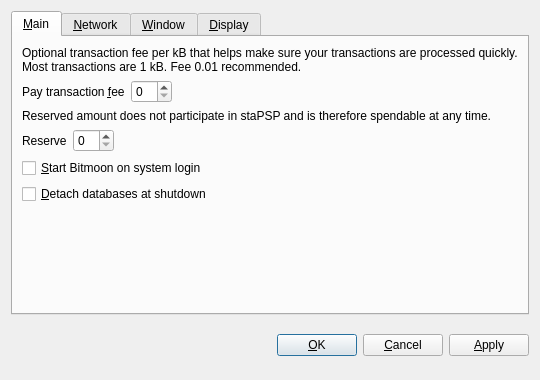
<?xml version="1.0" encoding="UTF-8"?>
<ui version="4.0">
 <class>OptionsDialog</class>
 <widget class="QDialog" name="OptionsDialog">
  <property name="geometry">
   <rect>
    <x>0</x>
    <y>0</y>
    <width>540</width>
    <height>380</height>
   </rect>
  </property>
  <property name="windowTitle">
   <string>Options</string>
  </property>
  <property name="modal">
   <bool>true</bool>
  </property>
  <layout class="QVBoxLayout" name="verticalLayout">
   <item>
    <widget class="QTabWidget" name="tabWidget">
     <property name="tabPosition">
      <enum>QTabWidget::North</enum>
     </property>
     <property name="currentIndex">
      <number>0</number>
     </property>
     <widget class="QWidget" name="tabMain">
      <attribute name="title">
       <string>&amp;Main</string>
      </attribute>
      <layout class="QVBoxLayout" name="verticalLayout_Main">
       <item>
        <widget class="QLabel" name="transactionFeeInfoLabel">
         <property name="text">
          <string>Optional transaction fee per kB that helps make sure your transactions are processed quickly. Most transactions are 1 kB. Fee 0.01 recommended.</string>
         </property>
         <property name="textFormat">
          <enum>Qt::PlainText</enum>
         </property>
         <property name="wordWrap">
          <bool>true</bool>
         </property>
        </widget>
       </item>
       <item>
        <layout class="QHBoxLayout" name="horizontalLayoutFee">
         <item>
          <widget class="QLabel" name="transactionFeeLabel">
           <property name="text">
            <string>Pay transaction &amp;fee</string>
           </property>
           <property name="textFormat">
            <enum>Qt::PlainText</enum>
           </property>
           <property name="buddy">
            <cstring>transactionFee</cstring>
           </property>
          </widget>
         </item>
         <item>
          <widget class="BitcoinAmountField" name="transactionFee"/>
         </item>
         <item>
          <spacer name="horizontalSpacerFee">
           <property name="orientation">
            <enum>Qt::Horizontal</enum>
           </property>
           <property name="sizeHint" stdset="0">
            <size>
             <width>40</width>
             <height>20</height>
            </size>
           </property>
          </spacer>
         </item>
        </layout>
       </item>
       <item>
        <widget class="QLabel" name="reserveBalanceInfoLabel">
         <property name="text">
          <string>Reserved amount does not participate in staPSP and is therefore spendable at any time.</string>
         </property>
         <property name="textFormat">
          <enum>Qt::PlainText</enum>
         </property>
         <property name="wordWrap">
          <bool>true</bool>
         </property>
        </widget>
       </item>
       <item>
        <layout class="QHBoxLayout" name="horizontalLayoutReserveBalance">
         <item>
          <widget class="QLabel" name="reserveBalanceLabel">
           <property name="text">
            <string>Reserve</string>
           </property>
           <property name="textFormat">
            <enum>Qt::PlainText</enum>
           </property>
           <property name="buddy">
            <cstring>reserveBalance</cstring>
           </property>
          </widget>
         </item>
         <item>
          <widget class="BitcoinAmountField" name="reserveBalance"/>
         </item>
         <item>
          <spacer name="horizontalSpacerReserveBalance">
           <property name="orientation">
            <enum>Qt::Horizontal</enum>
           </property>
           <property name="sizeHint" stdset="0">
            <size>
             <width>40</width>
             <height>20</height>
            </size>
           </property>
          </spacer>
         </item>
        </layout>
       </item>
       <item>
        <widget class="QCheckBox" name="bitcoinAtStartup">
         <property name="toolTip">
          <string>Automatically start Bitmoon after logging in to the system.</string>
         </property>
         <property name="text">
          <string>&amp;Start Bitmoon on system login</string>
         </property>
        </widget>
       </item>
       <item>
        <widget class="QCheckBox" name="detachDatabases">
         <property name="toolTip">
          <string>Detach block and address databases at shutdown. This means they can be moved to another data directory, but it slows down shutdown. The wallet is always detached.</string>
         </property>
         <property name="text">
          <string>&amp;Detach databases at shutdown</string>
         </property>
        </widget>
       </item>
       <item>
        <spacer name="verticalSpacer_Main">
         <property name="orientation">
          <enum>Qt::Vertical</enum>
         </property>
         <property name="sizeHint" stdset="0">
          <size>
           <width>20</width>
           <height>40</height>
          </size>
         </property>
        </spacer>
       </item>
      </layout>
     </widget>
     <widget class="QWidget" name="tabNetwork">
      <attribute name="title">
       <string>&amp;Network</string>
      </attribute>
      <layout class="QVBoxLayout" name="verticalLayout_Network">
       <item>
        <widget class="QCheckBox" name="mapPortUpnp">
         <property name="toolTip">
          <string>Automatically open the Bitmoon client port on the router. This only works when your router supports UPnP and it is enabled.</string>
         </property>
         <property name="text">
          <string>Map port using &amp;UPnP</string>
         </property>
        </widget>
       </item>
       <item>
        <widget class="QCheckBox" name="connectSocks">
         <property name="toolTip">
          <string>Connect to the Bitmoon network through a SOCKS proxy (e.g. when connecting through Tor).</string>
         </property>
         <property name="text">
          <string>&amp;Connect through SOCKS proxy:</string>
         </property>
        </widget>
       </item>
       <item>
        <layout class="QHBoxLayout" name="horizontalLayout_Network">
         <item>
          <widget class="QLabel" name="proxyIpLabel">
           <property name="text">
            <string>Proxy &amp;IP:</string>
           </property>
           <property name="textFormat">
            <enum>Qt::PlainText</enum>
           </property>
           <property name="buddy">
            <cstring>proxyIp</cstring>
           </property>
          </widget>
         </item>
         <item>
          <widget class="QValidatedLineEdit" name="proxyIp">
           <property name="maximumSize">
            <size>
             <width>140</width>
             <height>16777215</height>
            </size>
           </property>
           <property name="toolTip">
            <string>IP address of the proxy (e.g. 127.0.0.1)</string>
           </property>
          </widget>
         </item>
         <item>
          <widget class="QLabel" name="proxyPortLabel">
           <property name="text">
            <string>&amp;Port:</string>
           </property>
           <property name="textFormat">
            <enum>Qt::PlainText</enum>
           </property>
           <property name="buddy">
            <cstring>proxyPort</cstring>
           </property>
          </widget>
         </item>
         <item>
          <widget class="QLineEdit" name="proxyPort">
           <property name="maximumSize">
            <size>
             <width>55</width>
             <height>16777215</height>
            </size>
           </property>
           <property name="toolTip">
            <string>Port of the proxy (e.g. 9050)</string>
           </property>
          </widget>
         </item>
         <item>
          <widget class="QLabel" name="socksVersionLabel">
           <property name="text">
            <string>SOCKS &amp;Version:</string>
           </property>
           <property name="textFormat">
            <enum>Qt::PlainText</enum>
           </property>
           <property name="buddy">
            <cstring>socksVersion</cstring>
           </property>
          </widget>
         </item>
         <item>
          <widget class="QValueComboBox" name="socksVersion">
           <property name="toolTip">
            <string>SOCKS version of the proxy (e.g. 5)</string>
           </property>
          </widget>
         </item>
         <item>
          <spacer name="horizontalSpacer_Network">
           <property name="orientation">
            <enum>Qt::Horizontal</enum>
           </property>
           <property name="sizeHint" stdset="0">
            <size>
             <width>40</width>
             <height>20</height>
            </size>
           </property>
          </spacer>
         </item>
        </layout>
       </item>
       <item>
        <spacer name="verticalSpacer_Network">
         <property name="orientation">
          <enum>Qt::Vertical</enum>
         </property>
         <property name="sizeHint" stdset="0">
          <size>
           <width>20</width>
           <height>40</height>
          </size>
         </property>
        </spacer>
       </item>
      </layout>
     </widget>
     <widget class="QWidget" name="tabWindow">
      <attribute name="title">
       <string>&amp;Window</string>
      </attribute>
      <layout class="QVBoxLayout" name="verticalLayout_Window">
       <item>
        <widget class="QCheckBox" name="minimizeToTray">
         <property name="toolTip">
          <string>Show only a tray icon after minimizing the window.</string>
         </property>
         <property name="text">
          <string>&amp;Minimize to the tray instead of the taskbar</string>
         </property>
        </widget>
       </item>
       <item>
        <widget class="QCheckBox" name="minimizeOnClose">
         <property name="toolTip">
          <string>Minimize instead of exit the application when the window is closed. When this option is enabled, the application will be closed only after selecting Quit in the menu.</string>
         </property>
         <property name="text">
          <string>M&amp;inimize on close</string>
         </property>
        </widget>
       </item>
       <item>
        <spacer name="verticalSpacer_Window">
         <property name="orientation">
          <enum>Qt::Vertical</enum>
         </property>
         <property name="sizeHint" stdset="0">
          <size>
           <width>20</width>
           <height>40</height>
          </size>
         </property>
        </spacer>
       </item>
      </layout>
     </widget>
     <widget class="QWidget" name="tabDisplay">
      <attribute name="title">
       <string>&amp;Display</string>
      </attribute>
      <layout class="QVBoxLayout" name="verticalLayout_Display">
       <item>
        <layout class="QHBoxLayout" name="horizontalLayout_1_Display">
         <item>
          <widget class="QLabel" name="langLabel">
           <property name="text">
            <string>User Interface &amp;language:</string>
           </property>
           <property name="textFormat">
            <enum>Qt::PlainText</enum>
           </property>
           <property name="buddy">
            <cstring>lang</cstring>
           </property>
          </widget>
         </item>
         <item>
          <widget class="QValueComboBox" name="lang">
           <property name="toolTip">
            <string>The user interface language can be set here. This setting will take effect after restarting Bitmoon.</string>
           </property>
          </widget>
         </item>
        </layout>
       </item>
       <item>
        <layout class="QHBoxLayout" name="horizontalLayout_2_Display">
         <item>
          <widget class="QLabel" name="unitLabel">
           <property name="text">
            <string>&amp;Unit to show amounts in:</string>
           </property>
           <property name="textFormat">
            <enum>Qt::PlainText</enum>
           </property>
           <property name="buddy">
            <cstring>unit</cstring>
           </property>
          </widget>
         </item>
         <item>
          <widget class="QValueComboBox" name="unit">
           <property name="toolTip">
            <string>Choose the default subdivision unit to show in the interface and when sending coins.</string>
           </property>
          </widget>
         </item>
        </layout>
       </item>
       <item>
        <widget class="QCheckBox" name="displayAddresses">
         <property name="toolTip">
          <string>Whether to show Bitmoon addresses in the transaction list or not.</string>
         </property>
         <property name="text">
          <string>&amp;Display addresses in transaction list</string>
         </property>
        </widget>
       </item>
       <item>
        <widget class="QCheckBox" name="coinControlFeatures">
         <property name="toolTip">
          <string>Whether to show coin control features or not.</string>
         </property>
         <property name="text">
          <string>Display coin &amp;control features (experts only!)</string>
         </property>
        </widget>
       </item>
       <item>
        <spacer name="verticalSpacer_Display">
         <property name="orientation">
          <enum>Qt::Vertical</enum>
         </property>
         <property name="sizeHint" stdset="0">
          <size>
           <width>20</width>
           <height>40</height>
          </size>
         </property>
        </spacer>
       </item>
      </layout>
     </widget>
    </widget>
   </item>
   <item>
    <layout class="QHBoxLayout" name="horizontalLayout_Buttons">
     <item>
      <spacer name="horizontalSpacer_1">
       <property name="orientation">
        <enum>Qt::Horizontal</enum>
       </property>
       <property name="sizeHint" stdset="0">
        <size>
         <width>40</width>
         <height>48</height>
        </size>
       </property>
      </spacer>
     </item>
     <item>
      <widget class="QLabel" name="statusLabel">
       <property name="font">
        <font>
         <weight>75</weight>
         <bold>true</bold>
        </font>
       </property>
       <property name="text">
        <string/>
       </property>
       <property name="textFormat">
        <enum>Qt::PlainText</enum>
       </property>
       <property name="wordWrap">
        <bool>true</bool>
       </property>
      </widget>
     </item>
     <item>
      <spacer name="horizontalSpacer_2">
       <property name="orientation">
        <enum>Qt::Horizontal</enum>
       </property>
       <property name="sizeHint" stdset="0">
        <size>
         <width>40</width>
         <height>48</height>
        </size>
       </property>
      </spacer>
     </item>
     <item>
      <widget class="QPushButton" name="okButton">
       <property name="text">
        <string>&amp;OK</string>
       </property>
      </widget>
     </item>
     <item>
      <widget class="QPushButton" name="cancelButton">
       <property name="text">
        <string>&amp;Cancel</string>
       </property>
       <property name="autoDefault">
        <bool>false</bool>
       </property>
      </widget>
     </item>
     <item>
      <widget class="QPushButton" name="applyButton">
       <property name="text">
        <string>&amp;Apply</string>
       </property>
       <property name="autoDefault">
        <bool>false</bool>
       </property>
      </widget>
     </item>
    </layout>
   </item>
  </layout>
 </widget>
 <customwidgets>
  <customwidget>
   <class>BitcoinAmountField</class>
   <extends>QSpinBox</extends>
   <header>bitcoinamountfield.h</header>
  </customwidget>
  <customwidget>
   <class>QValueComboBox</class>
   <extends>QComboBox</extends>
   <header>qvaluecombobox.h</header>
  </customwidget>
  <customwidget>
   <class>QValidatedLineEdit</class>
   <extends>QLineEdit</extends>
   <header>qvalidatedlineedit.h</header>
  </customwidget>
 </customwidgets>
 <resources/>
 <connections/>
</ui>
